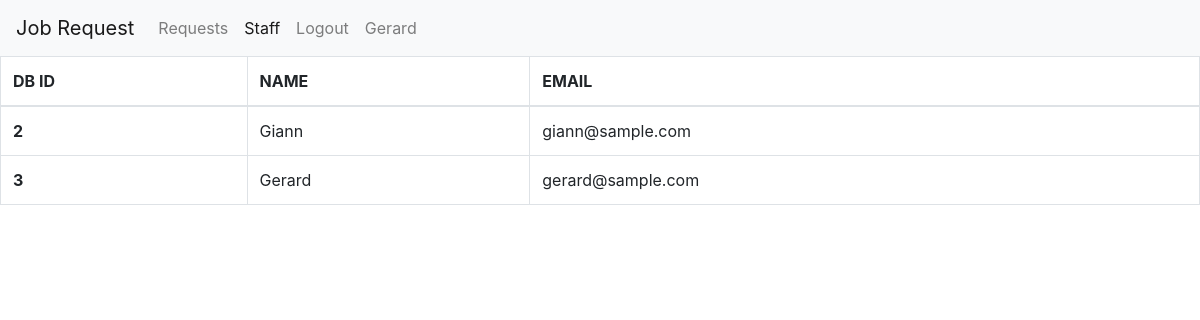
The page /admin/staff.php (signed in) on the database its author committed.
### tables this page shows
CREATE TABLE `users` (
  `id` int(11) NOT NULL,
  `name` varchar(100) NOT NULL,
  `email` varchar(100) NOT NULL,
  `password` varchar(100) NOT NULL,
  `role` varchar(100) NOT NULL
);

### admin/staff.php (the view, shortened to what this page needs)
<?php
include 'config.php';
?>
<!DOCTYPE html>
<html lang="en">
<head>
    <link rel="stylesheet" href="https://cdn.jsdelivr.net/npm/bootstrap@4.0.0/dist/css/bootstrap.min.css">
</head>
<body>
    <nav class="navbar navbar-expand-lg navbar-light bg-light">
        <a class="navbar-brand" href="index.php">Job Request</a>
        <div class="collapse navbar-collapse" id="navbarNavAltMarkup">
            <div class="navbar-nav">
                <a class="nav-item nav-link" href="admindashboard.php">Requests</a>
                <a class="nav-item nav-link active" href="#">Staff</a>
                <a class="nav-item nav-link" href="logout.php">Logout</a>
                <a class="nav-item nav-link" style="pointer-events:none"> <?php echo $_SESSION["NAME"]; ?></a>
            </div>
        </div>
    </nav>
    <table class="table table-bordered table-hover table-responsive-xl">
        <thead>
            <tr>
                <th scope="col">DB ID</th>
                <th scope="col">NAME</th>
                <th scope="col">EMAIL</th>
            </tr>
        </thead>
        <tbody>
            <?php
            $sql = "SELECT * from users";
            $sqlQuery = mysqli_query($con, $sql);
            if ($sqlQuery) {
                $num = 0;
                while ($row = mysqli_fetch_assoc($sqlQuery)) {
                    $num++;
                    $name = $row['name'];
                    $email = $row['email'];
                    $role = $row['role'];
                    if ($role == "UITC staff") {
                        echo '
                        <tr data-href = "hello.html">
                          <th scope="row">' . $num . '</th>
                          <td>' . $name . '</td>
                          <td>' . $email . '</td>
                        ';
                    }
                }
            }
            ?>
        </tbody>
    </table>
</body>
</html>

### rows shown on the page
users: name "Giann", email "giann@sample.com"
users: name "Gerard", email "gerard@sample.com"

### other values the page prints
$_SESSION["NAME"] "Gerard"
